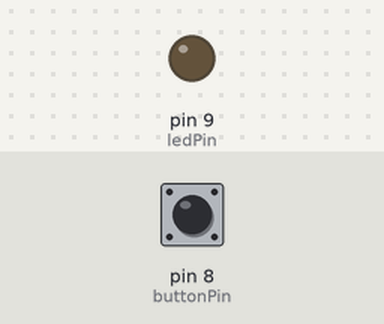
A sketch run on a simulated Arduino Uno, built with avr-gcc and run on an emulated ATmega328P. On the bench: output pins drawn as LEDs (lit = HIGH). The test bench sets the inputs (shaded band); at power-on: pin 8 (buttonPin) HIGH.

Above: at 1.2 s.
1.3 s: pin 8 (buttonPin) pulled LOW for 0.15 s
At 1.98 s:
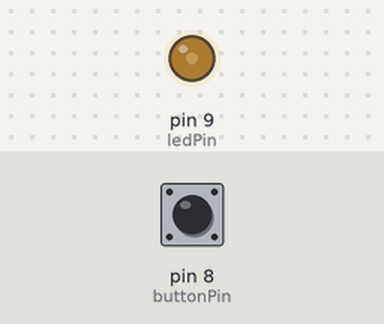
At 2.58 s:
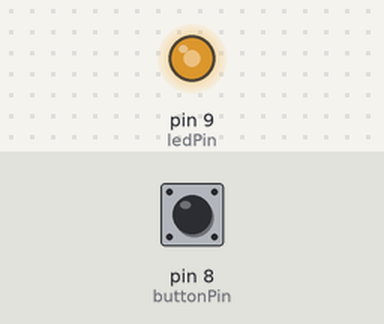
4.3 s: pin 8 (buttonPin) pulled LOW for 1 s
Timing chart, 0 to 7.3 s (numbered marks = the images above; inputs shaded):
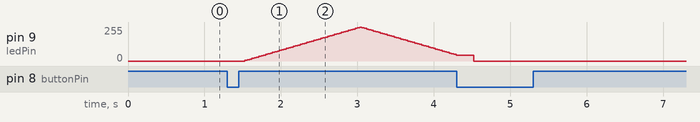

The sketch:

157.ino
```cpp
// Define pin numbers
const int ledPin = 9;     // PWM pin connected to the LED
const int buttonPin = 8;  // Pin connected to the button

// Variables for fading effect
int brightness = 0;       // Initial LED brightness
int fadeAmount = 5;       // Amount to change brightness per step

// Variables for button state
bool fading = false;      // Track whether fading is active
bool lastButtonState = HIGH; // Previous button state
bool currentButtonState = HIGH; // Current button state

void setup() {
  // Set LED pin as output
  pinMode(ledPin, OUTPUT);

  // Set button pin as input with pull-up resistor
  pinMode(buttonPin, INPUT_PULLUP);
}

void loop() {
  // Read the current button state
  currentButtonState = digitalRead(buttonPin);

  // Check if the button state has changed from HIGH to LOW (pressed)
  if (lastButtonState == HIGH && currentButtonState == LOW) {
    // Toggle fading state
    fading = !fading;
    delay(200); // Simple debounce delay
  }

  // Update last button state
  lastButtonState = currentButtonState;

  // If fading is active, adjust brightness
  if (fading) {
    // Set LED brightness
    analogWrite(ledPin, brightness);

    // Change brightness for the next cycle
    brightness += fadeAmount;

    // Reverse the fading direction if brightness reaches its limits
    if (brightness <= 0 || brightness >= 255) {
      fadeAmount = -fadeAmount; // Reverse direction
    }

    // Delay for smooth fading
    delay(30);
  } else {
    // If fading is not active, ensure LED is off
    analogWrite(ledPin, 0);
  }
}
```

Measured:
- after the input at 1.3 s, pin 9 (ledPin): rises from 0/255 to 255/255 in 1.5 s, then falls to 45/255 in 1.3 s
